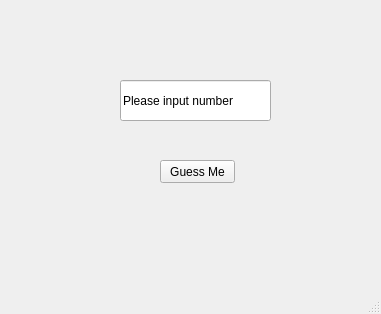
<?xml version="1.0" encoding="UTF-8"?>
<ui version="4.0">
 <class>MainWindow</class>
 <widget class="QMainWindow" name="MainWindow">
  <property name="geometry">
   <rect>
    <x>0</x>
    <y>0</y>
    <width>381</width>
    <height>314</height>
   </rect>
  </property>
  <property name="windowTitle">
   <string>MainWindow</string>
  </property>
  <widget class="QWidget" name="centralwidget">
   <widget class="QPushButton" name="guessButton">
    <property name="geometry">
     <rect>
      <x>160</x>
      <y>160</y>
      <width>75</width>
      <height>23</height>
     </rect>
    </property>
    <property name="toolTip">
     <string>GUESS NUMBER</string>
    </property>
    <property name="text">
     <string>Guess Me</string>
    </property>
   </widget>
   <widget class="QLineEdit" name="numShow">
    <property name="geometry">
     <rect>
      <x>120</x>
      <y>80</y>
      <width>151</width>
      <height>41</height>
     </rect>
    </property>
    <property name="focusPolicy">
     <enum>Qt::StrongFocus</enum>
    </property>
    <property name="toolTip">
     <string>GUESS DONE</string>
    </property>
    <property name="text">
     <string>Please input number</string>
    </property>
   </widget>
  </widget>
  <widget class="QMenuBar" name="menubar">
   <property name="geometry">
    <rect>
     <x>0</x>
     <y>0</y>
     <width>381</width>
     <height>23</height>
    </rect>
   </property>
  </widget>
  <widget class="QStatusBar" name="statusbar"/>
 </widget>
 <resources/>
 <connections/>
</ui>
